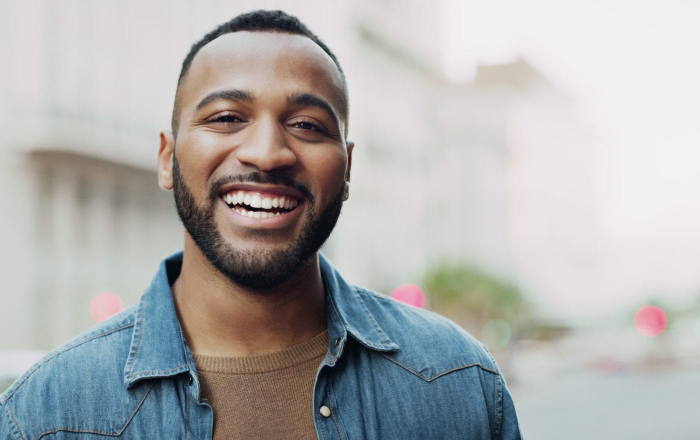
#> input picture Photos/face1.jpg, 1400 x 880 px (shown at 1/2 size)
$ python 04_basic.py
#> lines starting #> are read from the running program, lines starting #| are printed output that depends on the picture; after the words box and inside, x2 and y2 are one past the last pixel; in counts of white or black regions, pixels touching at a corner belong together
import cv2 as cv

img = cv.imread('Photos/face1.jpg')
#> img is the input picture: shape (880, 1400, 3); mean B, G, R 174.3, 174.9, 175.3
cv.imshow('Original Image', img)

# 1. converting into gray scale
gray_img = cv.cvtColor(img, cv.COLOR_BGR2GRAY)
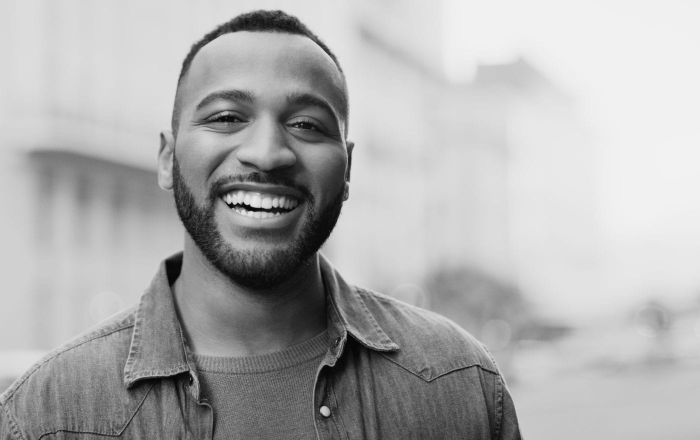
#> gray_img: shape (880, 1400) (shown at 1/2 size); min 0, max 243, mean 175
cv.imshow('Gray scaled Image', gray_img)

# 2. Blur image
blur_img = cv.GaussianBlur(img, (3,3), cv.BORDER_DEFAULT)
cv.imshow('Blurred Image', blur_img)

# 3. Edge detector (if blurred img passed - less edge detected)
canny = cv.Canny(blur_img, threshold1=125, threshold2=175)
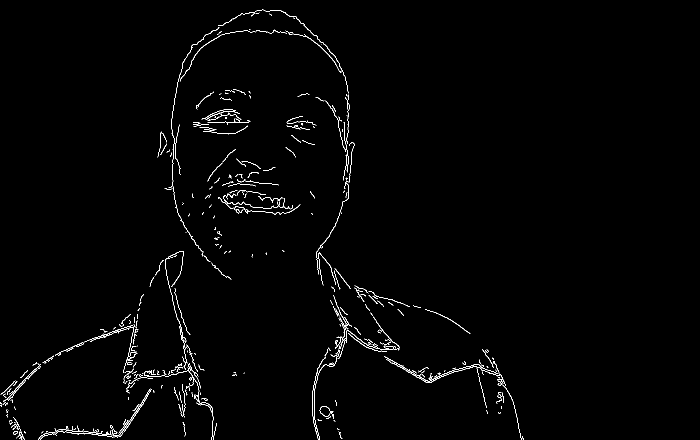
#> canny: shape (880, 1400) (shown at 1/2 size); 1.1% white in thin lines or dots, all inside (x1, y1, x2, y2) = (0, 19, 1047, 880)
cv.imshow('Cany Edges', canny)

# 4.  Dilating the image
dilated = cv.dilate(src=canny, kernel=(7, 7), iterations=2)
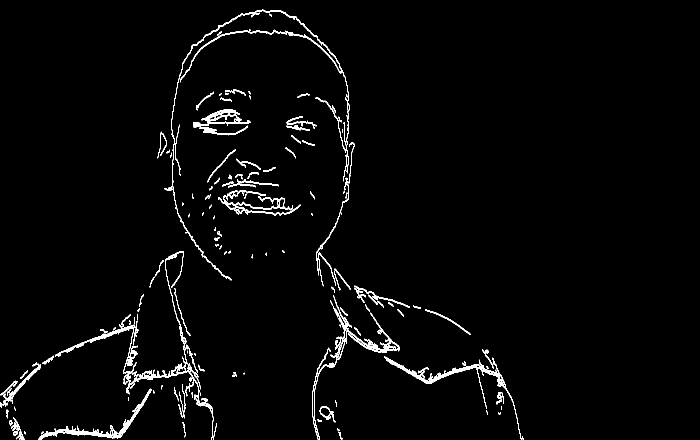
#> dilated: shape (880, 1400) (shown at 1/2 size); 2.3% white in thin lines or dots, all inside (x1, y1, x2, y2) = (0, 19, 1047, 880)
cv.imshow('Dilated', dilated)

# 5. Eroded image
eroded = cv.erode(dilated, kernel=(3, 3), iterations=2)
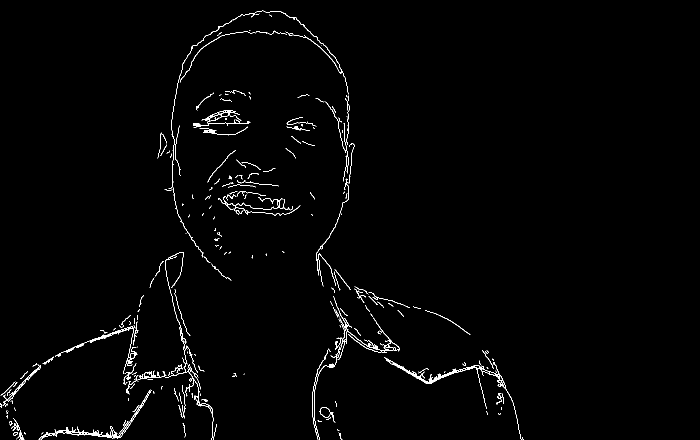
#> eroded: shape (880, 1400) (shown at 1/2 size); 1.3% white in thin lines or dots, all inside (x1, y1, x2, y2) = (0, 21, 1047, 880)
cv.imshow('Eroded', eroded)

# 6. Resize image
resized = cv.resize(img, dsize=(500, 500), interpolation=cv.INTER_CUBIC)
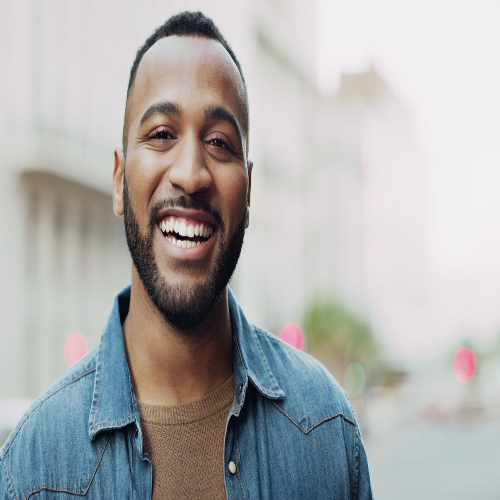
#> resized: shape (500, 500, 3); mean B, G, R 174.3, 174.9, 175.3
cv.imshow('Resized', resized)

# 7. Cropping Image
cropped = img[50:200, 200:400]
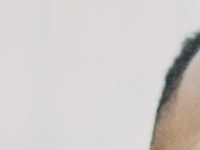
#> cropped: shape (150, 200, 3); mean B, G, R 204.9, 206.1, 210.8
cv.imshow('Cropped', cropped)


cv.waitKey(0)
